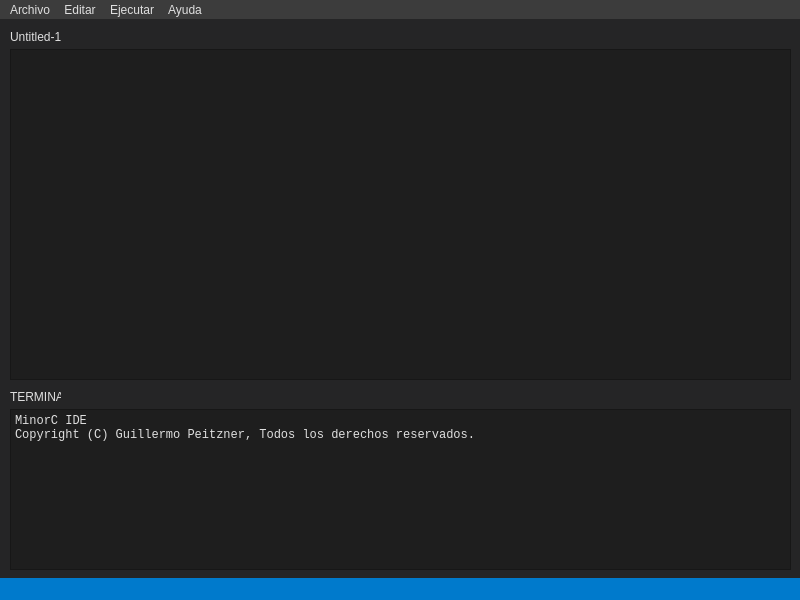
<?xml version="1.0" encoding="UTF-8"?>
<ui version="4.0">
 <class>MainWindow</class>
 <widget class="QMainWindow" name="MainWindow">
  <property name="geometry">
   <rect>
    <x>0</x>
    <y>0</y>
    <width>800</width>
    <height>600</height>
   </rect>
  </property>
  <property name="minimumSize">
   <size>
    <width>800</width>
    <height>600</height>
   </size>
  </property>
  <property name="maximumSize">
   <size>
    <width>800</width>
    <height>600</height>
   </size>
  </property>
  <property name="windowTitle">
   <string>MinorC IDE</string>
  </property>
  <property name="windowIcon">
   <iconset resource="recursos.qrc">
    <normaloff>:/imagenes/imagenes/icons8-code-48.png</normaloff>:/imagenes/imagenes/icons8-code-48.png</iconset>
  </property>
  <property name="styleSheet">
   <string notr="true">color: rgb(223, 223, 223);
background-color: rgb(37, 37, 38);</string>
  </property>
  <widget class="QWidget" name="centralwidget">
   <widget class="QTextEdit" name="textEdit">
    <property name="geometry">
     <rect>
      <x>10</x>
      <y>30</y>
      <width>781</width>
      <height>331</height>
     </rect>
    </property>
    <property name="font">
     <font>
      <family>Consolas</family>
      <pointsize>11</pointsize>
     </font>
    </property>
    <property name="styleSheet">
     <string notr="true">background-color: rgb(30, 30, 30);</string>
    </property>
   </widget>
   <widget class="QPlainTextEdit" name="plainTextEdit">
    <property name="geometry">
     <rect>
      <x>10</x>
      <y>390</y>
      <width>781</width>
      <height>161</height>
     </rect>
    </property>
    <property name="font">
     <font>
      <family>Consolas</family>
      <pointsize>9</pointsize>
     </font>
    </property>
    <property name="styleSheet">
     <string notr="true">background-color: rgb(30, 30, 30);</string>
    </property>
    <property name="readOnly">
     <bool>true</bool>
    </property>
    <property name="plainText">
     <string>MinorC IDE
Copyright (C) Guillermo Peitzner, Todos los derechos reservados.
</string>
    </property>
   </widget>
   <widget class="QLabel" name="label">
    <property name="geometry">
     <rect>
      <x>10</x>
      <y>10</y>
      <width>51</width>
      <height>16</height>
     </rect>
    </property>
    <property name="text">
     <string>Untitled-1</string>
    </property>
   </widget>
   <widget class="QLabel" name="label_2">
    <property name="geometry">
     <rect>
      <x>10</x>
      <y>370</y>
      <width>51</width>
      <height>16</height>
     </rect>
    </property>
    <property name="text">
     <string>TERMINAL</string>
    </property>
   </widget>
  </widget>
  <widget class="QMenuBar" name="menubar">
   <property name="geometry">
    <rect>
     <x>0</x>
     <y>0</y>
     <width>800</width>
     <height>21</height>
    </rect>
   </property>
   <property name="autoFillBackground">
    <bool>false</bool>
   </property>
   <property name="styleSheet">
    <string notr="true">QMenuBar { color: rgb(223, 223, 223); background-color: rgb(60, 60, 60);selection-background-color: rgb(9, 71, 113); }QMenuBar::item { color: rgb(223, 223, 223); background-color: rgb(60, 60, 60);selection-background-color: rgb(9, 71, 113); }QMenuBar::item::selected { color: rgb(223, 223, 223); background-color: rgb(80, 80, 80);selection-background-color: rgb(9, 71, 113); }QMenuBar::item::pressed { color: rgb(223, 223, 223); background-color: rgb(80, 80, 80);selection-background-color: rgb(9, 71, 113); }

</string>
   </property>
   <widget class="QMenu" name="menuArchivo">
    <property name="styleSheet">
     <string notr="true">QMenu { color: rgb(223, 223, 223); background-color: rgb(37, 37, 38);selection-background-color: rgb(9, 71, 113); }
QMenu::item { color: rgb(223, 223, 223); background-color: rgb(37, 37, 38);selection-background-color: rgb(9, 71, 113); }QMenu::item::selected { color: rgb(223, 223, 223);background-color: rgb(37, 37, 38);selection-background-color: rgb(9, 71, 113); }QMenu::item::pressed { color: rgb(223, 223, 223);background-color: rgb(37, 37, 38);selection-background-color: rgb(9, 71, 113); }</string>
    </property>
    <property name="title">
     <string>Archivo</string>
    </property>
    <addaction name="actionNuevo"/>
    <addaction name="actionAbrir"/>
    <addaction name="separator"/>
    <addaction name="actionGuardar"/>
    <addaction name="actionGuardar_como"/>
    <addaction name="separator"/>
    <addaction name="actionCerrar"/>
    <addaction name="actionSalir"/>
   </widget>
   <widget class="QMenu" name="menuEditar">
    <property name="styleSheet">
     <string notr="true">QMenu { color: rgb(223, 223, 223); background-color: rgb(37, 37, 38);selection-background-color: rgb(9, 71, 113); }
QMenu::item { color: rgb(223, 223, 223); background-color: rgb(37, 37, 38);selection-background-color: rgb(9, 71, 113); }QMenu::item::selected { color: rgb(223, 223, 223);background-color: rgb(37, 37, 38);selection-background-color: rgb(9, 71, 113); }QMenu::item::pressed { color: rgb(223, 223, 223);background-color: rgb(37, 37, 38);selection-background-color: rgb(9, 71, 113); }</string>
    </property>
    <property name="title">
     <string>Editar</string>
    </property>
    <addaction name="actionCopiar"/>
    <addaction name="actionPegar"/>
    <addaction name="actionCortar"/>
   </widget>
   <widget class="QMenu" name="menuEjecutar">
    <property name="styleSheet">
     <string notr="true">QMenu { color: rgb(223, 223, 223); background-color: rgb(37, 37, 38);selection-background-color: rgb(9, 71, 113); }
QMenu::item { color: rgb(223, 223, 223); background-color: rgb(37, 37, 38);selection-background-color: rgb(9, 71, 113); }QMenu::item::selected { color: rgb(223, 223, 223);background-color: rgb(37, 37, 38);selection-background-color: rgb(9, 71, 113); }QMenu::item::pressed { color: rgb(223, 223, 223);background-color: rgb(37, 37, 38);selection-background-color: rgb(9, 71, 113); }</string>
    </property>
    <property name="title">
     <string>Ejecutar</string>
    </property>
    <addaction name="actionAscendente"/>
    <addaction name="actionDescendente"/>
    <addaction name="separator"/>
    <addaction name="actionAST"/>
    <addaction name="actionErrores"/>
    <addaction name="actionSimbolos"/>
    <addaction name="actionGramatical"/>
   </widget>
   <widget class="QMenu" name="menuAyuda">
    <property name="styleSheet">
     <string notr="true">QMenu { color: rgb(223, 223, 223); background-color: rgb(37, 37, 38);selection-background-color: rgb(9, 71, 113); }
QMenu::item { color: rgb(223, 223, 223); background-color: rgb(37, 37, 38);selection-background-color: rgb(9, 71, 113); }QMenu::item::selected { color: rgb(223, 223, 223);background-color: rgb(37, 37, 38);selection-background-color: rgb(9, 71, 113); }QMenu::item::pressed { color: rgb(223, 223, 223);background-color: rgb(37, 37, 38);selection-background-color: rgb(9, 71, 113); }</string>
    </property>
    <property name="title">
     <string>Ayuda</string>
    </property>
    <addaction name="actionAcerca_de"/>
   </widget>
   <addaction name="menuArchivo"/>
   <addaction name="menuEditar"/>
   <addaction name="menuEjecutar"/>
   <addaction name="menuAyuda"/>
  </widget>
  <widget class="QStatusBar" name="statusbar">
   <property name="styleSheet">
    <string notr="true">color: rgb(223, 223, 223);
background-color: rgb(0, 122, 204);
</string>
   </property>
  </widget>
  <action name="actionNuevo">
   <property name="text">
    <string>Nuevo</string>
   </property>
   <property name="statusTip">
    <string>Crea un nuevo archivo</string>
   </property>
   <property name="shortcut">
    <string>Ctrl+N</string>
   </property>
  </action>
  <action name="actionAbrir">
   <property name="text">
    <string>Abrir</string>
   </property>
   <property name="statusTip">
    <string>Abre un archivo</string>
   </property>
   <property name="shortcut">
    <string>Ctrl+O</string>
   </property>
  </action>
  <action name="actionGuardar">
   <property name="text">
    <string>Guardar</string>
   </property>
   <property name="statusTip">
    <string>Guarda el archivo</string>
   </property>
   <property name="shortcut">
    <string>Ctrl+S</string>
   </property>
  </action>
  <action name="actionGuardar_como">
   <property name="text">
    <string>Guardar como</string>
   </property>
   <property name="statusTip">
    <string>Guarda el archivo en una ruta</string>
   </property>
   <property name="shortcut">
    <string>Ctrl+Shift+S</string>
   </property>
  </action>
  <action name="actionCerrar">
   <property name="text">
    <string>Cerrar</string>
   </property>
   <property name="statusTip">
    <string>Cierra el archivo</string>
   </property>
   <property name="shortcut">
    <string>Ctrl+F4</string>
   </property>
  </action>
  <action name="actionSalir">
   <property name="text">
    <string>Salir</string>
   </property>
   <property name="statusTip">
    <string>Salir del editor</string>
   </property>
  </action>
  <action name="actionCopiar">
   <property name="text">
    <string>Copiar</string>
   </property>
   <property name="statusTip">
    <string>Copia el archivo al portapapeles</string>
   </property>
   <property name="shortcut">
    <string>Ctrl+C</string>
   </property>
  </action>
  <action name="actionPegar">
   <property name="text">
    <string>Pegar</string>
   </property>
   <property name="statusTip">
    <string>Pega el portapapeles al archivo</string>
   </property>
   <property name="shortcut">
    <string>Ctrl+V</string>
   </property>
  </action>
  <action name="actionCortar">
   <property name="text">
    <string>Cortar</string>
   </property>
   <property name="statusTip">
    <string>Corta el archivo al portapapeles</string>
   </property>
   <property name="shortcut">
    <string>Ctrl+X</string>
   </property>
  </action>
  <action name="actionAscendente">
   <property name="text">
    <string>Ascendente</string>
   </property>
   <property name="statusTip">
    <string>Ejecuta el archivo de manera ascendente</string>
   </property>
   <property name="shortcut">
    <string>F1</string>
   </property>
  </action>
  <action name="actionDescendente">
   <property name="text">
    <string>Descendente</string>
   </property>
   <property name="statusTip">
    <string>Ejecuta el archivo de manera descendente</string>
   </property>
   <property name="shortcut">
    <string>F2</string>
   </property>
  </action>
  <action name="actionErrores">
   <property name="text">
    <string>Errores</string>
   </property>
   <property name="statusTip">
    <string>Reporte de errores léxicos y sintácticos</string>
   </property>
   <property name="shortcut">
    <string>F6</string>
   </property>
  </action>
  <action name="actionSimbolos">
   <property name="text">
    <string>Simbolos</string>
   </property>
   <property name="statusTip">
    <string>Reporte de la tabla de símbolos</string>
   </property>
   <property name="shortcut">
    <string>F7</string>
   </property>
  </action>
  <action name="actionGramatical">
   <property name="text">
    <string>Gramatical</string>
   </property>
   <property name="statusTip">
    <string>Reporte gramátical</string>
   </property>
   <property name="shortcut">
    <string>F8</string>
   </property>
  </action>
  <action name="actionAcerca_de">
   <property name="text">
    <string>Acerca de</string>
   </property>
   <property name="statusTip">
    <string>Información del programa</string>
   </property>
  </action>
  <action name="actionAST">
   <property name="text">
    <string>AST</string>
   </property>
   <property name="statusTip">
    <string>Reporte de AST</string>
   </property>
   <property name="shortcut">
    <string>F5</string>
   </property>
  </action>
 </widget>
 <resources>
  <include location="recursos.qrc"/>
 </resources>
 <connections/>
</ui>
